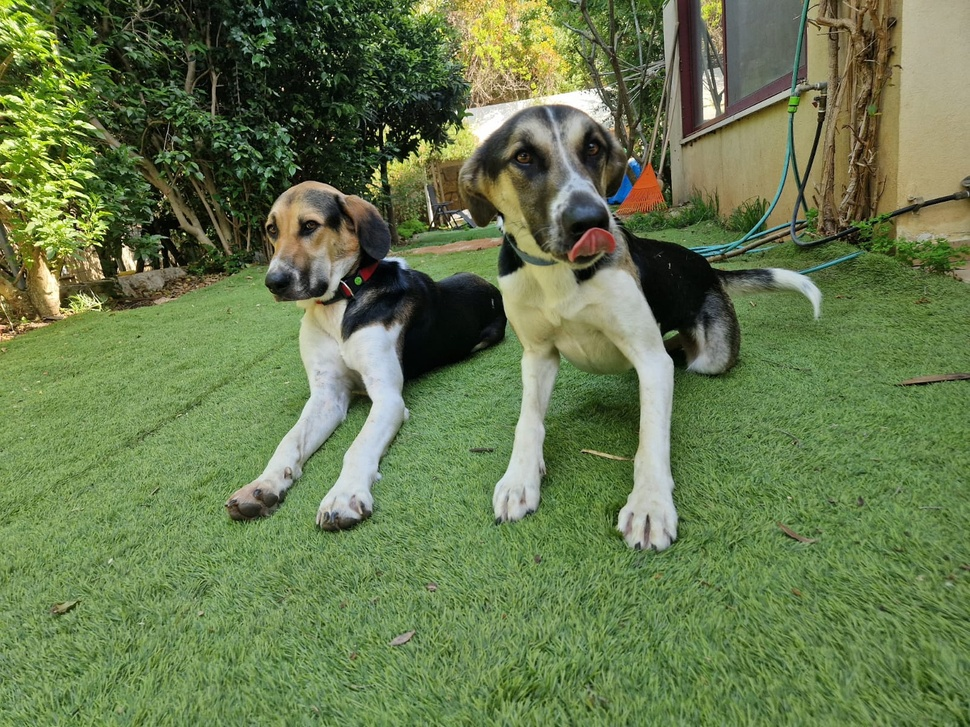
#> input picture dogs.jpg, 970 x 727 px, shrunk from 1600 x 1200 before the run
$ python main.py
#> lines starting #> are read from the running program, lines starting #| are printed output that depends on the picture; after the words box and inside, x2 and y2 are one past the last pixel; in counts of white or black regions, pixels touching at a corner belong together
### image_utils.py
from PIL import Image
import numpy as np
from scipy.ndimage import convolve

def load_image(image_path):
#> called with image_path = 'dogs.jpg'
    image = Image.open(image_path)
#> image is the input picture: PIL image 970x727 RGB; mean R, G, B 102.9, 121.2, 77.3
    image_array = np.array(image)
    return image_array

def edge_detection(image):
    grey = np.mean(image, axis=2)
    kernelY = np.array([[1, 2, 1],
                        [0, 0, 0],
                        [-1, -2, -1]])

    kernelX = np.array([[-1, 0, 1],
                        [ -2,  0,  2],
                        [ -1,  0,  1]])
    edgeY = convolve(grey, kernelY, mode="constant", cval=0.0)
    edgeX = convolve(grey, kernelX, mode="constant", cval=0.0)
    edgeMAG = np.sqrt(edgeX**2 + edgeY**2)
    return edgeMAG

### main.py

from PIL import Image
import numpy as np
from scipy.ndimage import convolve
from image_utils import load_image, edge_detection
from skimage.filters import median
from skimage.morphology import ball
import matplotlib.pyplot as plt

def suppress_noise(Image):
  clean_img = median(Image, ball(3))
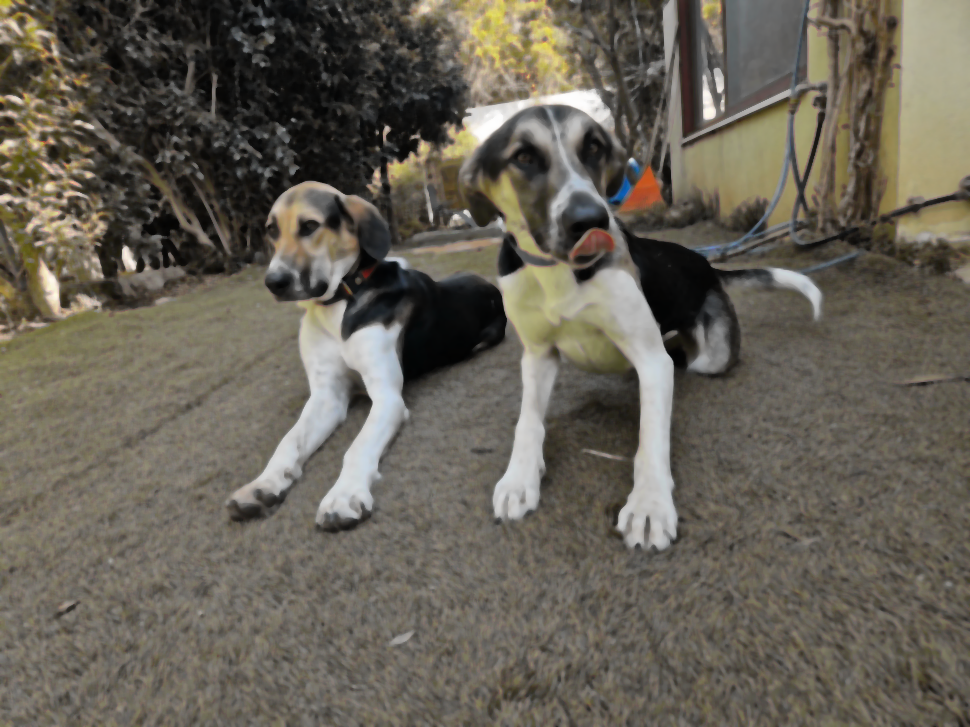
#> clean_img: shape (727, 970, 3); mean R, G, B 102.4, 97.1, 86.1
  return clean_img

def detect_edges(Img):
  edges = edge_detection(Img)
#> in edge_detection, `grey = np.mean(image, axis=2)`:
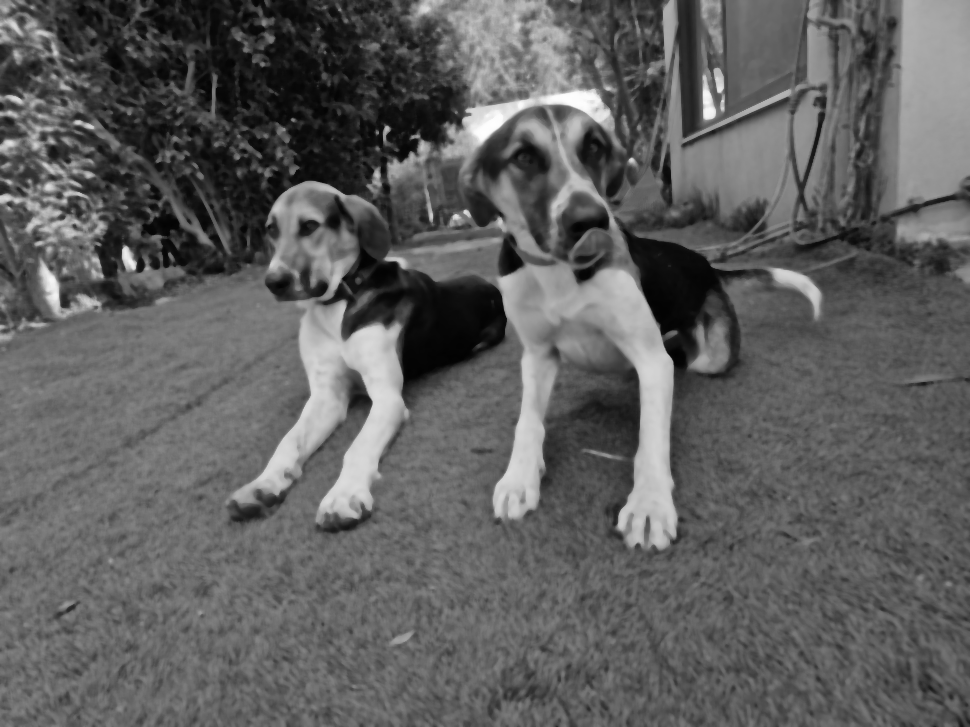
#> grey: shape (727, 970) float64; min 1, max 254, mean 95.2
#> in edge_detection, `edgeY = convolve(grey, kernelY, mode="constant", cval=0.0)`:
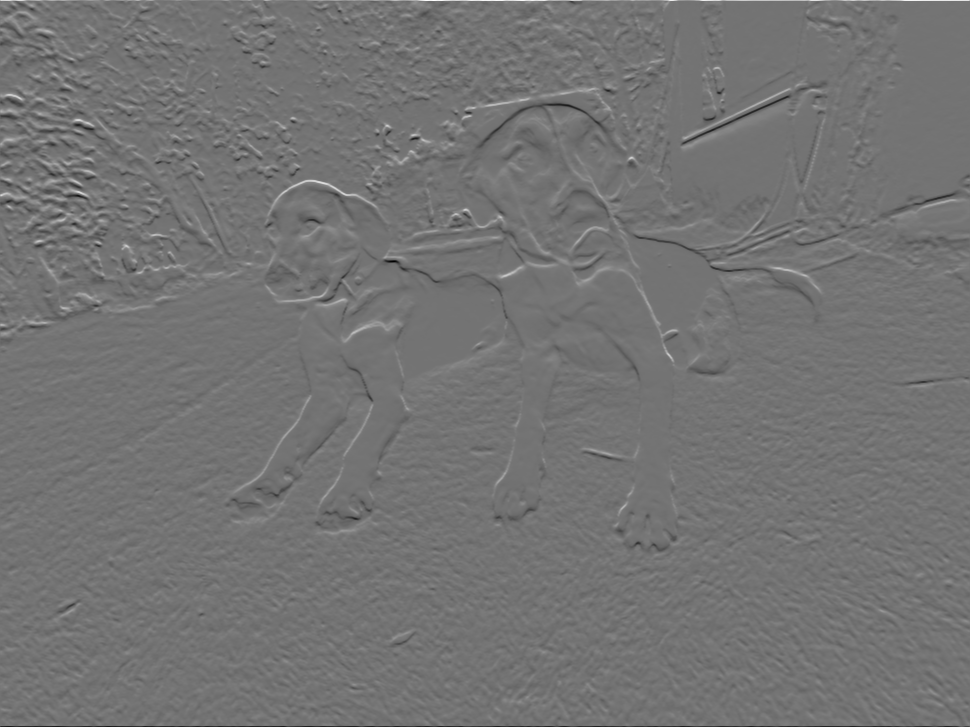
#> edgeY: shape (727, 970) float64; min -634, max 761.3, mean 0.1; drawn with min black and max white
#> in edge_detection, `edgeX = convolve(grey, kernelX, mode="constant", cval=0.0)`:
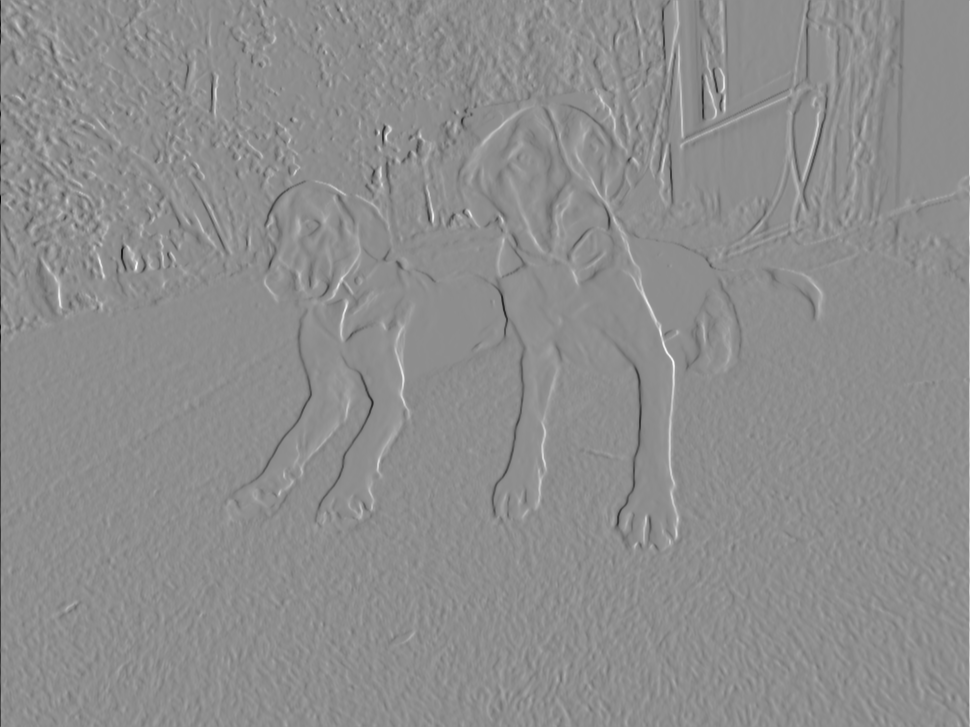
#> edgeX: shape (727, 970) float64; min -822.3, max 656.3, mean 0; drawn with min black and max white
#> in edge_detection, `edgeMAG = np.sqrt(edgeX**2 + edgeY**2)`:
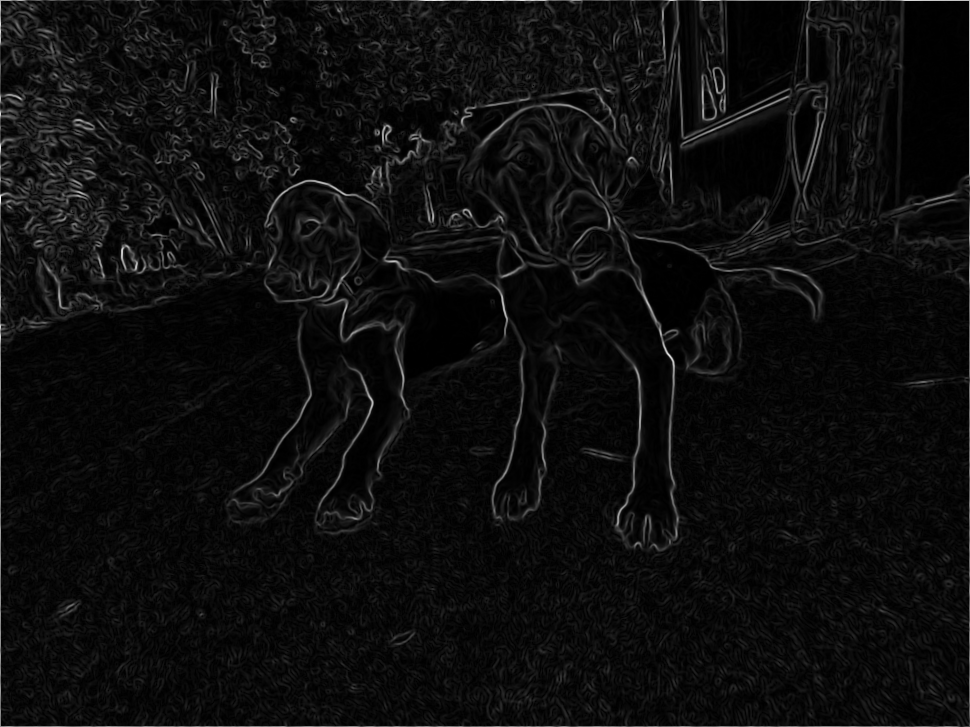
#> edgeMAG: shape (727, 970) float64; min 0, max 822.3, mean 44.6; drawn with min black and max white
  return edges

def binary_img(edges, threshold):
#> called with threshold = 50
  binary_image = (edges > threshold).astype(np.uint)
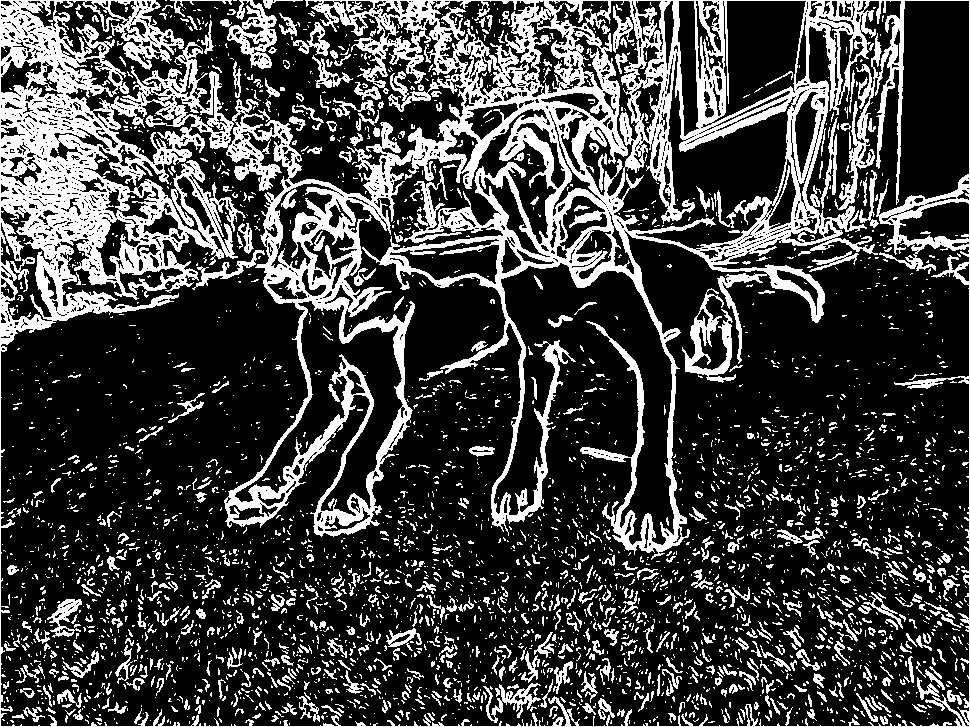
#> binary_image: shape (727, 970) uint64; values 0 (black) and 1 (white), 25.8% white; 3689 white regions (3056 under 20 px), largest, box (x1, y1, x2, y2) and area: (0, 0, 970, 727) 128951, (682, 288, 736, 383) 1700, (227, 0, 277, 69) 1474
  return binary_image

def save_binary_img (Img, Img_name):
#> (the run stopped early here; a loop or call above may not have finished)
